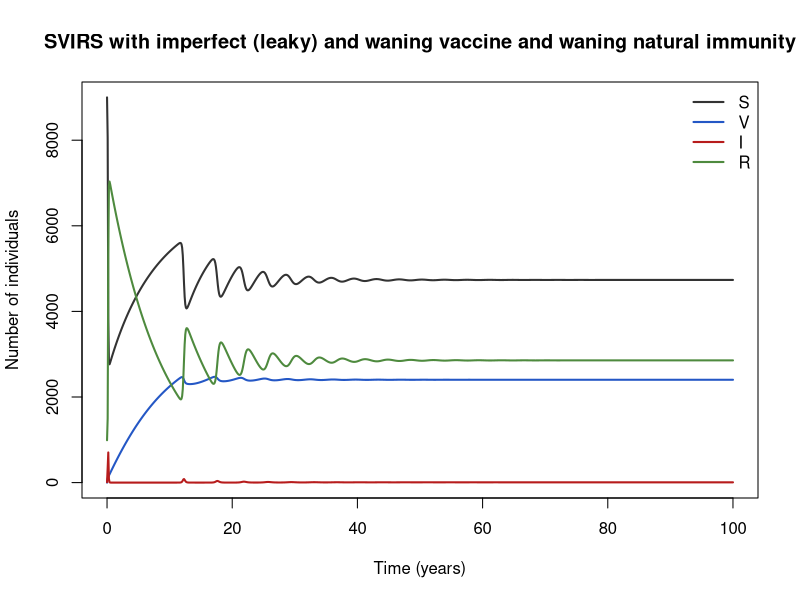

Source code (R):
## SVIRS with imperfect (leaky) and waning vaccine and waning natural immunity
## e.g. influenza, pertussis-like.
## N is constant. This differs from the existing "SVIR leaky vaccine" model in having vaccine waning, newborn vaccination and waning natural immunity.
## Parameter values: 0 of 8 checked against the source; the rest are recalled or illustrative.
## Reference: The structure follows Arino J., McCluskey C.C., van den Driessche P. (2003) "Global results for an epidemic model with vaccination that exhibits backward bifurcation", SIAM J. Appl. Math. 64:260–276
## Source: https://doi.org/10.1137/S0036139902413829
##
## Generated from a compartmental model diagram (model format v1).
## Regenerating from the same diagram always gives this exact file.
##
## Compartments: S, V, I, R
## Flows (time unit: years):
##   (outside) -> S  : (1 - p_nb) * mu * N
##   (outside) -> V  : p_nb * mu * N
##   S -> V          : nu_v * S
##   V -> S          : theta_v * V
##   S -> I          : lambda * S
##   V -> I          : sigma_v * lambda * V
##   I -> R          : gamma * I
##   R -> S          : omega_r * R
##   S -> (outside)  : mu * S
##   V -> (outside)  : mu * V
##   I -> (outside)  : mu * I
##   R -> (outside)  : mu * R

library(deSolve)

# ---- Time ------------------------------------------------------------
times <- seq(0, 100, by = 0.1)  # years

# ---- Parameters ------------------------------------------------------
parameters <- c(
  mu = 1 / 70,      # birth = death rate (1/yr) [illustrative]
  p_nb = 0.5,       # fraction of newborns vaccinated [illustrative]
  nu_v = 0.1,       # vaccination rate of susceptibles (1/yr) [illustrative]
  theta_v = 0.2,    # vaccine waning (mean 5 y) (1/yr) [illustrative]
  sigma_v = 0.2,    # relative susceptibility of vaccinees (vaccine efficacy 80%) [illustrative]
  beta = 100,       # transmission rate (1/yr) [illustrative]
  gamma = 365 / 7,  # recovery (7-day infectious period) (1/yr) [illustrative]
  omega_r = 0.1     # natural immunity waning (1/yr) [illustrative]
)

# ---- Initial conditions ----------------------------------------------
state <- c(
  S = 9000,  # susceptible
  V = 0,     # vaccinated (partially protected)
  I = 10,    # infectious
  R = 990    # recovered
)

# ---- Model equations -------------------------------------------------
svirs_waning_vaccine_model <- function(t, state, parameters) {
  with(as.list(c(state, parameters)), {
    # Total population
    N <- S + V + I + R

    # Derived quantities
    lambda <- beta * I / N  # force of infection

    # Rates of change
    dS <- (1 - p_nb) * mu * N - nu_v * S + theta_v * V - lambda * S + omega_r * R - mu * S
    dV <- p_nb * mu * N + nu_v * S - theta_v * V - sigma_v * lambda * V - mu * V
    dI <- lambda * S + sigma_v * lambda * V - gamma * I - mu * I
    dR <- gamma * I - omega_r * R - mu * R

    list(c(dS, dV, dI, dR))
  })
}

# ---- Solve -----------------------------------------------------------
out <- ode(y = state, times = times, func = svirs_waning_vaccine_model, parms = parameters)
out <- as.data.frame(out)

# ---- Plot ------------------------------------------------------------
compartment_cols <- c(S = "#333333", V = "#2457C5", I = "#B71C1C", R = "#4E8A3E")
matplot(out$time, out[, names(compartment_cols)], type = "l", lty = 1, lwd = 2,
        col = compartment_cols, xlab = "Time (years)", ylab = "Number of individuals",
        main = "SVIRS with imperfect (leaky) and waning vaccine and waning natural immunity")
legend("topright", legend = names(compartment_cols), col = compartment_cols,
       lty = 1, lwd = 2, bty = "n")
